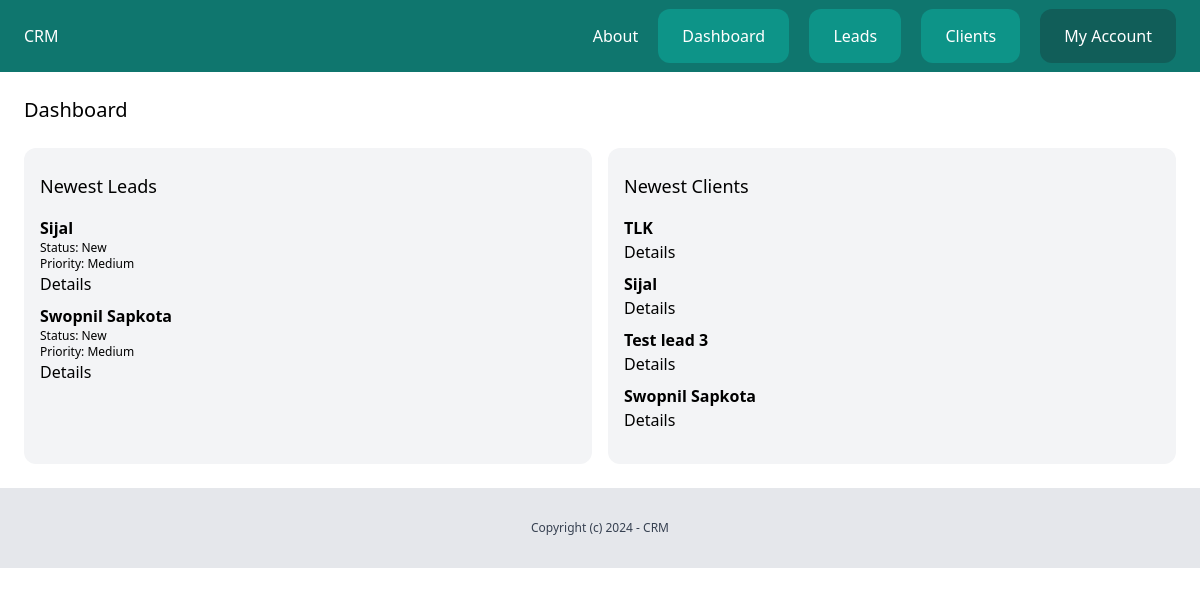
Page /dashboard/ (signed in) on the earlier database version.
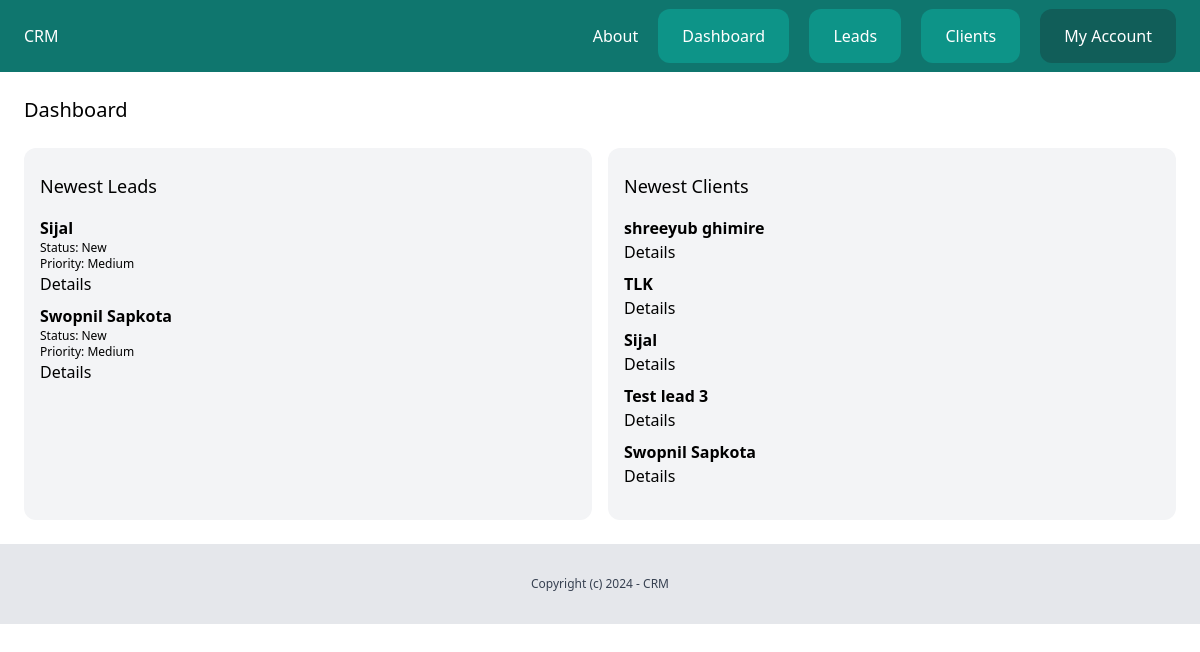
Same page on the later database version.
### lead/models.py (models this page shows, shortened)
class Lead(models.Model):
    LOW = 'low'
    MEDIUM = 'medium'
    HIGH = 'high'
    CHOICES_PRIORITY = (
        (LOW, 'Low'),
        (MEDIUM, 'Medium'),
        (HIGH, 'High')
    )
    NEW = 'new'
    CONTACTED = 'contacted'
    WON = 'won'
    LOST = 'lost'
    CHOICES_STATUS = (
        (NEW, 'New'),
        (CONTACTED, 'Contacted'),
        (WON, 'Won'),
        (LOST, 'Lost')
    )
    team = models.ForeignKey(Team, related_name='leads', on_delete=models.CASCADE)
    name = models.CharField(max_length=225)
    email = models.EmailField()
    description = models.TextField(blank=True, null=True)
    priority = models.CharField(max_length=10, choices=CHOICES_PRIORITY, default=MEDIUM)
    status = models.CharField(max_length=10, choices=CHOICES_STATUS, default=NEW)
    converted_to_client = models.BooleanField(default=False)
    created_by = models.ForeignKey(User, related_name='leads', on_delete=models.CASCADE)
    created_at = models.DateTimeField(auto_now_add=True)
    modified_at = models.DateTimeField(auto_now=True)
    class Meta:
        ordering = ('-created_at',)

### client/models.py (models this page shows, shortened)
class Client(models.Model):
    team = models.ForeignKey(Team, related_name='clients', on_delete=models.CASCADE)
    name = models.CharField(max_length=225)
    email = models.EmailField()
    description = models.TextField(blank=True, null=True)
    created_by = models.ForeignKey(User, related_name='clients', on_delete=models.CASCADE)
    created_at = models.DateTimeField(auto_now_add=True)
    modified_at = models.DateTimeField(auto_now=True)
    class Meta:
        ordering = ('-created_at',)

### dashboard/views.py (the view)
# urls.py: path('dashboard/', include('userprofile.urls')),
@login_required
def dashboard(request):
    team = Team.objects.filter(created_by=request.user)[0]
    leads = Lead.objects.filter(team=team, converted_to_client=False).order_by('-created_at')[0:5]
    clients = Client.objects.filter(team=team).order_by('-created_at')[0:5]
    return render(request, 'dashboard/dashboard.html', {
        'leads': leads,
        'clients': clients,
    })

### dashboard/templates/dashboard/dashboard.html (shortened to what this page needs)
{% extends 'core/base.html' %}
{% block content %}
<div class="py-6 px-6">
    <h1 class="mb-6 text-xl">Dashboard</h1>
    <div class="flex space-x-4">
        <div class="w-1/2 px-4 py-6 bg-gray-100 rounded-xl leads">
            <h2 class="mb-4 text-lg">Newest Leads</h2>
            {% for lead in leads %}
                <div class="mb-2 lead">
                    <h3 class="font-semibold">{{ lead.name }}</h3>
                    <p class="text-xs">Status: {{ lead.get_status_display }}</p>
                    <p class="text-xs">Priority: {{ lead.get_priority_display }}</p>
                    <a href="{% url 'leads:detail' lead.pk %}">Details</a>
                </div>
            {% endfor %}
        </div>
        <div class="w-1/2 px-4 py-6 bg-gray-100 rounded-xl clients">
            <h2 class="mb-4 text-lg">Newest Clients</h2>
            {% for client in clients %}
                <div class="mb-2 client">
                    <h3 class="font-semibold">{{ client.name }}</h3>
                    <a href="{% url 'clients:detail' client.pk %}">Details</a>
                </div>
            {% endfor %}
        </div>
    </div>
</div>
{% endblock %}

### core/templates/core/base.html (shortened to what this page needs)
{% load static %}
<!doctype html>
<html>
    <head>
        <link rel="stylesheet" href="{% static 'main.min.css' %}">
    </head>
    <body>
        <nav class="py-6 px-6 flex justify-between bg-teal-700">
            <a href="/" class="text-white">CRM</a>
            <div class="space-x-4">
                <a href="{% url 'about' %}" class="text-white">About</a>
                {% if request.user.is_authenticated %}
                    <a href="{% url 'dashboard:index' %}" class="py-4 px-6 bg-teal-600 rounded-xl text-white">Dashboard</a>
                    <a href="{% url 'leads:list' %}" class="py-4 px-6 bg-teal-600 rounded-xl text-white">Leads</a>
                    <a href="{% url 'clients:list' %}" class="py-4 px-6 bg-teal-600 rounded-xl text-white">Clients</a>
                    <a href="{% url 'userprofile:myaccount' %}" class="py-4 px-6 bg-teal-800 rounded-xl text-white">My Account</a>
                {% else %}
                    <a href="{% url 'login' %}" class="py-4 px-6 bg-teal-600 rounded-xl text-white">Log In</a>
                    <a href="{% url 'userprofile:signup' %}" class="py-4 px-6 bg-teal-400 rounded-xl text-white">Sign Up</a>
                {% endif %}
            </div>
        </nav>
        {% block content %}
        {% endblock %}
        <footer class="py-8 text-center bg-gray-200">
            <p class="text-xs text-gray-700">Copyright (c) 2024 - CRM</p>
        </footer>
    </body>
</html>

Differences in the rows shown:
added Client: name "shreeyub ghimire"
